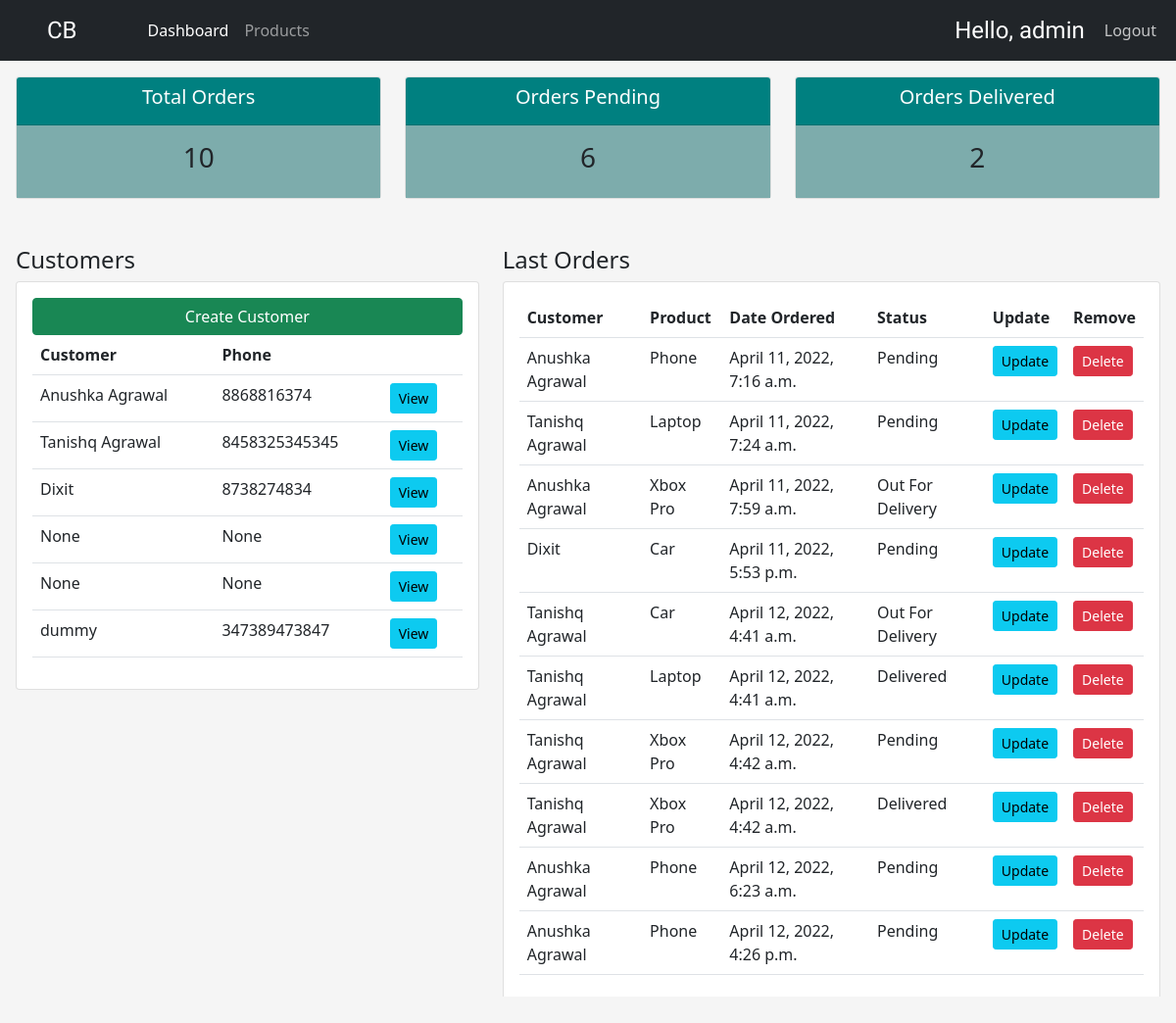
Before: / (signed in) with the older database file.
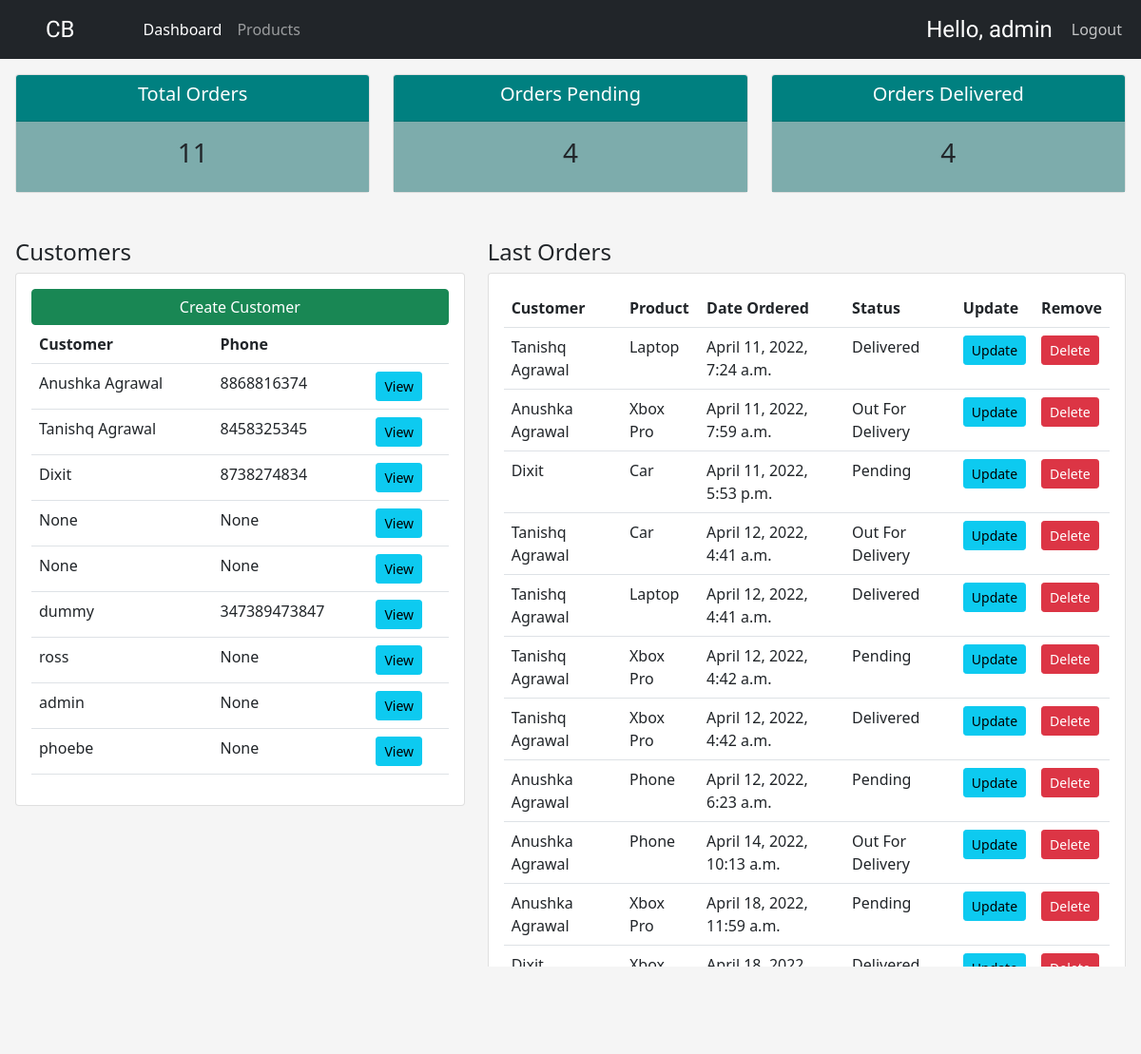
After: the same page with the newer database file.
### myapp/models.py (models this page shows, shortened)
class Customer(models.Model):
    user = models.OneToOneField(
        User, null=True, blank=True, on_delete=models.CASCADE)
    name = models.CharField(max_length=200, null=True)
    phone = models.CharField(max_length=200, null=True)
    email = models.CharField(max_length=200, null=True)
    date_created = models.DateTimeField(auto_now_add=True, null=True)
    profile_pic = models.ImageField(
        default="profile-pic.jpg", null=True, blank=True)
    def __str__(self):
        return self.name

class Order(models.Model):
    STATUS = (
        ('Pending', 'Pending'),
        ('Out For Delivery', 'Out For Delivery'),
        ('Delivered', 'Delivered')
    )
    customer = models.ForeignKey(
        Customer, null=True, on_delete=models.SET_NULL)
    products = models.ForeignKey(Product, null=True, on_delete=models.SET_NULL)
    date_created = models.DateTimeField(auto_now_add=True, null=True)
    status = models.CharField(max_length=200, null=True, choices=STATUS)
    note = models.CharField(max_length=1000, null=True, blank=True)

class Product(models.Model):
    CATEGORY = (
        ('Indoor', 'Indoor'),
        ('Outdoor', 'Outdoor')
    )
    name = models.CharField(max_length=200, null=True)
    price = models.FloatField()
    category = models.CharField(max_length=200, null=True, choices=CATEGORY)
    description = models.CharField(max_length=200, null=True)
    date_created = models.DateTimeField(auto_now_add=True, null=True)
    tag = models.ManyToManyField(Tag)
    def __str__(self):
        return self.name

### myapp/decorators.py (the view)
    def wrapper_func(request, *args, **kwargs):
        group = None
        if request.user.groups.exists():
            group = request.user.groups.all()[0].name
        if group == 'customer':
            return redirect('user-page')
        if group == 'admin':
            return view_func(request, *args, **kwargs)

### myapp/views.py (called while the page is built)
@login_required(login_url='login')
@admin_only
def home(request):
    orders = Order.objects.all()
    customers = Customer.objects.all()
    total_orders = orders.count()
    delivered = orders.filter(status='Delivered').count()
    pending = orders.filter(status='Pending').count()
    context = {'orders': orders, 'customers': customers,
               'total_orders': total_orders, 'delivered': delivered, 'pending': pending}
    return render(request, 'myapp/dashboard.html', context)

### myapp/templates/myapp/dashboard.html
{% extends 'myapp/main.html' %}
{% block content %}
{% include 'myapp/status.html' %}
<div class="row p-3">
    <div class="col-md-5">
        <h4>Customers</h4>
        <div class="card card-body">
            <a href="" class="btn btn-success">Create Customer</a>
            <table class="table">
                <tr>
                    <th>Customer</th>
                    <th>Phone</th>
                    <th></th>
                </tr>
                {% for customer in customers %}
                <tr>
                    <td>{{customer.name}}</td>
                    <td>{{customer.phone}}</td>
                    <td><a class="btn btn-info btn-sm"  href="{% url 'customers' customer.id %}">View</a></td>
                </tr>
                {% endfor %}
            </table>
        </div>
    </div>
    <div class="col-md-7">
        <h4>Last Orders</h4>
        <div class="card card-body">
            <table class="table">
                <tr>
                    <th>Customer</th>
                    <th>Product</th>
                    <th>Date Ordered</th>
                    <th>Status</th>
                    <th>Update</th>
                    <th>Remove</th>
                </tr>
                {% for order in orders %}
                <tr>
                    <td>{{order.customer}}</td>
                    <td>{{order.products}}</td>
                    <td>{{order.date_created}}</td>
                    <td>{{order.status}}</td>
                    <td><a class="btn btn-info btn-sm"  href="{% url 'update_order' order.id %}">Update</a></td>
                    <td><a class="btn btn-danger btn-sm" href="{% url 'delete_order' order.id %}">Delete</a></td>
                </tr>
                {% endfor %}
            </table>
        </div>
    </div>
</div>
{%  endblock%}

### myapp/templates/myapp/main.html (shortened to what this page needs)
{% load static %}
<!DOCTYPE html>
<html lang="en">
<head>
    <link href="https://cdn.jsdelivr.net/npm/bootstrap@5.1.3/dist/css/bootstrap.min.css" rel="stylesheet">
    <link rel="stylesheet" href="{% static '/css/main.css' %}">
</head>
<body>
    {% include 'myapp/navbar.html' %}
    {% block content %}
    {% endblock %}
</body>
</html>

### myapp/templates/myapp/navbar.html (shortened to what this page needs)
{% load static %}
<nav class="navbar navbar-expand-lg navbar-dark bg-dark">
  <a class="navbar-brand px-5 logo " href="#">CB</a>
  <div class="collapse navbar-collapse" id="navbarNavAltMarkup">
    <div class="navbar-nav">
      {% if request.user.is_staff %}
      <a class="nav-item nav-link active" href="{% url 'home' %}">Dashboard</a>
      <a class="nav-item nav-link" href="{% url 'products' %}">Products</a>
      {% else %}
      <a class="nav-item nav-link" href="{% url 'accounts' %}">Settings</a>
      {% endif %}
    </div>
  </div>
  <span class="hello-msg">Hello, {{request.user}}</span>
  <span><a class="logout-msg" href="{% url 'logout' %}">Logout</a></span>
</nav>

### myapp/templates/myapp/status.html
<div class="row p-3">
    <div class="col">
        <div class="col-md">
            <div class="card mb-3 status-card" id="total-orders">
                <div class="card-header">
                    <h5 class="card-title text-white text-center">Total Orders</h5>
                </div>
                <div class="card-body">
                    <h3 class="card-title text-center">{{total_orders}}</h3>
                </div>
            </div>
        </div>
    </div>
    <div class="col">
        <div class="col-md">
            <div class="card mb-3 status-card" id="orders-pending">
                <div class="card-header">
                    <h5 class="card-title text-white text-center">Orders Pending</h5>
                </div>
                <div class="card-body">
                    <h3 class="card-title text-center">{{pending}}</h3>
                </div>
            </div>
        </div>
    </div>
    <div class="col">
        <div class="col-md">
            <div class="card mb-3 status-card" id="orders-pending">
                <div class="card-header">
                    <h5 class="card-title text-white text-center">Orders Delivered</h5>
                </div>
                <div class="card-body">
                    <h3 class="card-title text-center">{{delivered}}</h3>
                </div>
            </div>
        </div>
    </div>
</div>

### static/css/main.css (style rules this page uses)
body { background-color: whitesmoke; }
.status-card .card-header { background-color: teal; }
.status-card .card-body { background-color: rgb(125, 172, 172); }

### myapp/templates/myapp/navbar.html (style rules this page uses)
.logo { font-size: 1.5rem; font-family: 'Grape Nuts', cursive; }
.hello-msg { color: white; font-size: 1.5rem; margin-right: 20px; font-family: 'Grape Nuts', cursive; }
.logout-msg { color: rgba(255, 255, 255, 0.737); margin-right: 20px; text-decoration: none; }

Changed rows visible on the page:
removed Order: customer "Anushka Agrawal", products "Phone", date_created "April 11, 2022, 7:16 a.m.", status "Pending"
removed Order: customer "Anushka Agrawal", products "Phone", date_created "April 12, 2022, 4:26 p.m.", status "Pending"
changed Customer "Tanishq Agrawal": phone "8458325345345" → "8458325345"
added Customer: name "ross", phone "None"
added Customer: name "admin", phone "None"
added Customer: name "phoebe", phone "None"
changed Order "April 11, 2022, 7:24 a.m.": status "Pending" → "Delivered"
added Order: customer "Anushka Agrawal", products "Phone", date_created "April 14, 2022, 10:13 a.m.", status "Out For Delivery"
added Order: customer "Anushka Agrawal", products "Xbox Pro", date_created "April 18, 2022, 11:59 a.m.", status "Pending"
added Order: customer "Dixit", products "Xbox Pro", date_created "April 18, 2022, noon", status "Delivered"
Other visible differences:
{{ total_orders }}: "10" → "11"
{{ pending }}: "6" → "4"
{{ delivered }}: "2" → "4"
